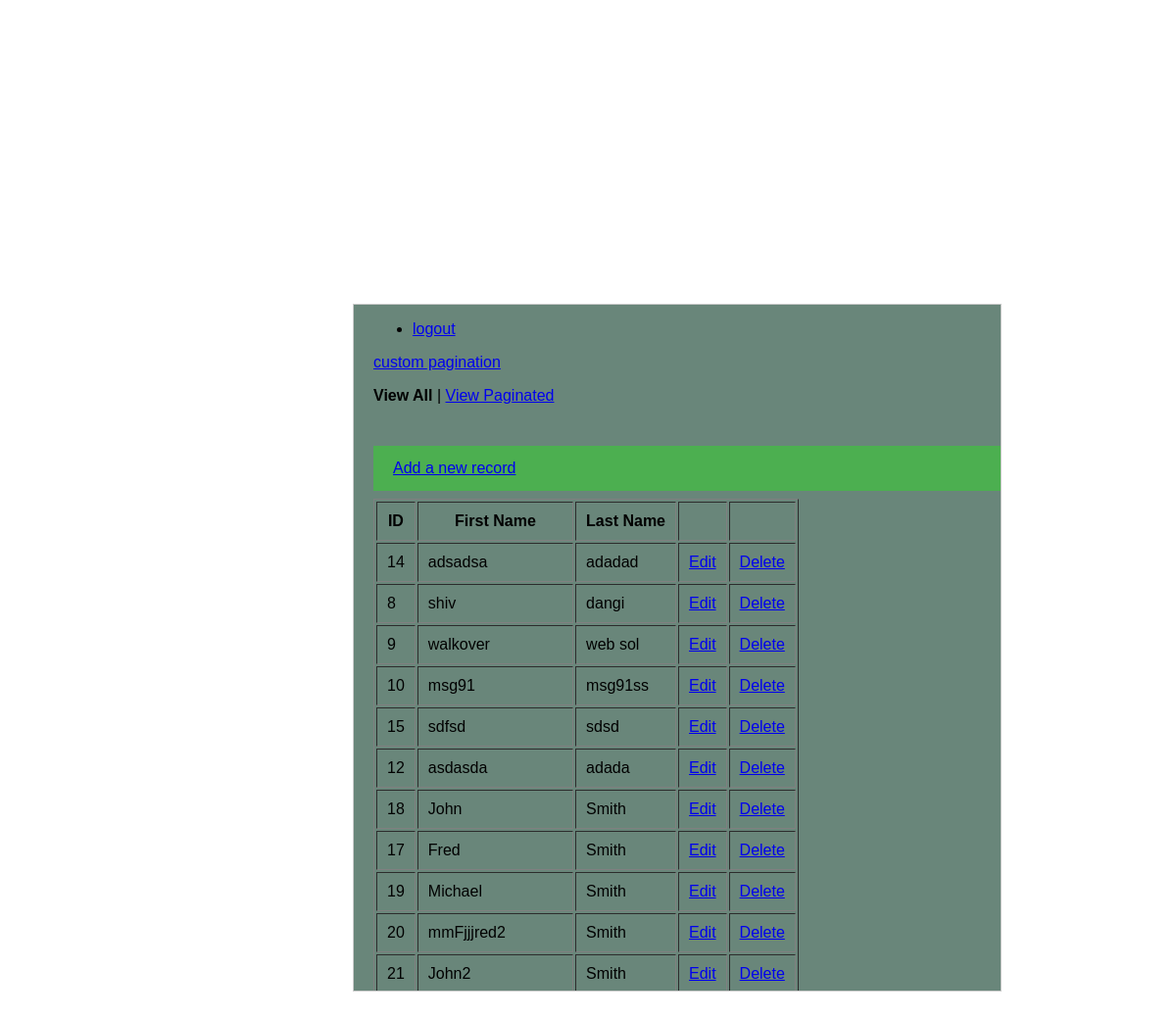
Page /show.php (signed in) on the committed database.
### tables this page shows
CREATE TABLE `players` (
  `id` int(11) NOT NULL,
  `firstname` varchar(32) NOT NULL,
  `lastname` varchar(32) NOT NULL
);

### show.php (the view, shortened to what this page needs)
<?php
    include('session.php');
    $result = mysqli_query($connection, "SELECT * FROM players")
    or die(mysqli_error($connection));
?>
<!DOCTYPE html>
<html>
<head>
    <link rel="stylesheet" href="style.css">
</head>
<body>
<div class="mydiv scroll">
    <ul>
        <li><a href="logout.php">logout</a></li>
    </ul>
<?php
    echo "<a href='page.php?page=1'>custom pagination</a>";
    echo "<p><b>View All</b> | <a href='view-paginated.php?page=1'>View Paginated</a></p>";
    echo '<br><p class="button"><a href="new.php">Add a new record</a></p>';
    echo "<table border='1' cellpadding='10'>";
        echo "<tr> <th>ID</th> <th>First Name</th> <th>Last Name</th> <th></th> <th></th></tr>";
        while($row = mysqli_fetch_array( $result )) {
        echo "<tr>";
            echo '<td>' . $row['id'] . '</td>';
            echo '<td>' . $row['firstname'] . '</td>';
            echo '<td>' . $row['lastname'] . '</td>';
            echo '<td><a href="edit.php?id=' . $row['id'] . '">Edit</a></td>';
            echo '<td><a href="delete.php?id=' . $row['id'] . '">Delete</a></td>';
        echo "</tr>";
    }
    echo "</table>";
?>
</div>
</body>
</html>

### style.css (style rules this page uses)
body { font-family: Arial, Helvetica, sans-serif; }
.button { background-color: #4CAF50; color: white; padding: 14px 20px; margin: 8px 0; border: none; cursor: pointer; }
.mydiv { top: 25%; left: 50%; width:40em; margin-top: -9em; margin-left: -15em; border: 1px solid #ccc; background-color: #69867a; position:fixed; padding-left: 20px; }
.scroll { height: 700px; overflow: auto; }

### rows in the picture
players: id "14", firstname "adsadsa", lastname "adadad"
players: id "8", firstname "shiv", lastname "dangi"
players: id "9", firstname "walkover", lastname "web sol"
players: id "10", firstname "msg91", lastname "msg91ss"
players: id "15", firstname "sdfsd", lastname "sdsd"
players: id "12", firstname "asdasda", lastname "adada"
players: id "18", firstname "John", lastname "Smith"
players: id "17", firstname "Fred", lastname "Smith"
players: id "19", firstname "Michael", lastname "Smith"
players: id "20", firstname "mmFjjjred2", lastname "Smith"
players: id "21", firstname "John2", lastname "Smith"
